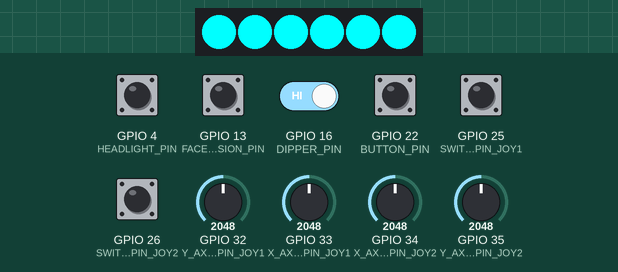
Simulated run of this sketch. Board: ESP32. Parts: 6 RGB LEDs in strip order, left to right. The inputs (shaded band) are chosen by the test bench; at power-on: GPIO 4 (HEADLIGHT_PIN), GPIO 13 (FACE_EXPRESSION_PIN), GPIO 16 (DIPPER_PIN), GPIO 22 (BUTTON_PIN), GPIO 25 (SWITCH_PIN_JOY1), GPIO 26 (SWITCH_PIN_JOY2) HIGH, GPIO 32 (Y_AXIS_PIN_JOY1) = 2048, GPIO 33 (X_AXIS_PIN_JOY1) = 2048, GPIO 34 (X_AXIS_PIN_JOY2) = 2048, GPIO 35 (Y_AXIS_PIN_JOY2) = 2048. What the sketch prints to the serial monitor is not drawn.

Above: at 1.2 s.
1.3 s: GPIO 22 (BUTTON_PIN) pulled LOW for 0.15 s
At 1.9 s:
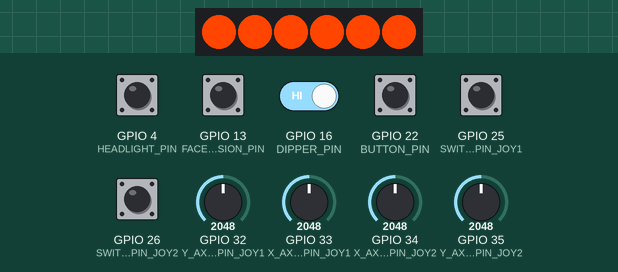
2.9 s: GPIO 22 (BUTTON_PIN) pulled LOW for 1 s
At 4.7 s:
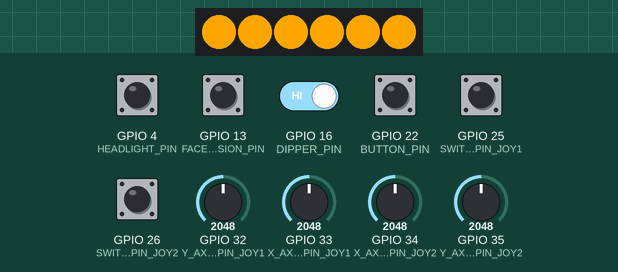
Timing chart, 0 to 6.2 s (numbered marks = the images above; inputs shaded):
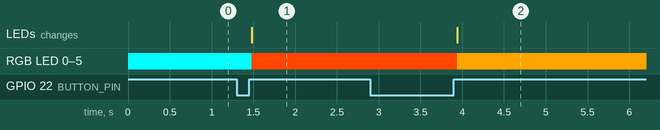

The sketch:

transmitter_code_v5.1.ino
```cpp
#include <esp_now.h>
#include <WiFi.h>
#include <FastLED.h>
#include<SPI.h>


//joystick1
#define X_AXIS_PIN_JOY1 33
#define Y_AXIS_PIN_JOY1 32
#define SWITCH_PIN_JOY1 25

//joystick2
#define X_AXIS_PIN_JOY2 34
#define Y_AXIS_PIN_JOY2 35
#define SWITCH_PIN_JOY2 26

// button pins (total 12 extra buttons====> used 3/12);
#define HEADLIGHT_PIN 4
#define FACE_EXPRESSION_PIN 13
#define DIPPER_PIN 16


// Define LED parameters
#define DATA_PIN 5    // Data pin connected to SM16703
#define NUM_LEDS 6    // Number of SM16703 LEDs connected
#define BUTTON_PIN 22 // Pin connected to the button
#define LONG_PRESS_DURATION 3000 // Duration for a long press in milliseconds (3 seconds)
#define DURATION_FADE 1000       // Duration for fading between colors

// Create LED array
CRGB leds[NUM_LEDS];

// Define colors for the fading pattern
const CRGB colors[] = {
CRGB::Red,
  CRGB(255, 69, 0),     // Red-Orange
  CRGB::Orange,
  CRGB(255, 140, 0),    // Dark Orange
  CRGB(255, 165, 0),    // Light Orange
  CRGB::Yellow,
  CRGB(255, 255, 102),  // Light Yellow
  CRGB(255, 255, 153),  // Lemon Yellow
  CRGB::Lime,
  CRGB(0, 255, 127),    // Spring Green
  CRGB::Green,
  CRGB(0, 204, 102),    // Sea Green
  CRGB(0, 153, 76),     // Dark Green
  CRGB::Teal,
  CRGB(64, 224, 208),   // Turquois
  CRGB::Cyan,
  CRGB(0, 204, 204),    // Dark Cyan
  CRGB::Blue,
  CRGB(0, 0, 255),      // Bright Blue
  CRGB(0, 0, 139),      // Dark Blue
  CRGB::Purple,
  CRGB(128, 0, 128),    // Dark Purple
  CRGB(139, 0, 139),    // Dark Magenta
  CRGB::Magenta,
  CRGB(255, 0, 255),    // Bright Magenta
  CRGB::Pink,
  CRGB(255, 20, 147),   // Deep Pink
  CRGB(255, 105, 180),  // Hot Pink
  CRGB(255, 0, 127),    // Rose
  CRGB::White,
  CRGB::Aqua,
  CRGB::Coral,
  CRGB::Gold
};

const int numColors = sizeof(colors) / sizeof(colors[0]);

// Button state variables for leds
bool buttonPressed = false;
unsigned long buttonPressTime = 0;
bool isLongPress = false;
int colorIndex = 0;
bool inFadeMode = false;


// RECEIVER MAC Addresses
uint8_t receiverMacAddress1[] = {0xC8, 0xF0, 0x9E, 0xF1, 0x8A, 0x70};
uint8_t receiverMacAddress2[] = {0xC8, 0xF0, 0x9E, 0xF1, 0x7D, 0x00};

// Structure to hold packet data
struct PacketData {
  byte xAxisValue;
  byte yAxisValue;
  byte switchPressed;
  byte headlightController; // For peer 2 only
  byte faceExpressionController; // For peer 2 only
  byte dipper; // For peer 2 only
};

PacketData data1;
PacketData data2;

// This function maps joystick values and adjusts the deadband
int mapAndAdjustJoystickDeadBandValues(int value, bool reverse)
{
  if (value >= 2200)
  {
    value = map(value, 2200, 4095, 127, 254);
  }
  else if (value <= 1800)
  {
    value = map(value, 1800, 0, 127, 0);
  }
  else
  {
    value = 127;
  }

  if (reverse)
  {
    value = 254 - value;
  }
  return value;
}

// Callback when data is sent
void OnDataSent(const uint8_t *mac_addr, esp_now_send_status_t status) {
  Serial.print("\r\nLast Packet Send Status:\t ");
  Serial.println(status == ESP_NOW_SEND_SUCCESS ? "Message sent" : "Message failed");
}

void setup() {
  Serial.begin(115200);
  WiFi.mode(WIFI_STA);

  // Init ESP-NOW
  if (esp_now_init() != ESP_OK) {
    Serial.println("Error initializing ESP-NOW");
    return;
  } else {
    Serial.println("Success: Initialized ESP-NOW");
  }

  esp_now_register_send_cb(OnDataSent);

  // Register peer 1
  esp_now_peer_info_t peerInfo1 = {};
  memcpy(peerInfo1.peer_addr, receiverMacAddress1, 6);
  peerInfo1.channel = 0;
  peerInfo1.encrypt = false;

  if (esp_now_add_peer(&peerInfo1) != ESP_OK) {
    Serial.println("Failed to add peer 1");
    return;
  } else {
    Serial.println("Success: Added peer 1");
  }

  // Register peer 2
  esp_now_peer_info_t peerInfo2 = {};
  memcpy(peerInfo2.peer_addr, receiverMacAddress2, 6);
  peerInfo2.channel = 0;
  peerInfo2.encrypt = false;

  if (esp_now_add_peer(&peerInfo2) != ESP_OK) {
    Serial.println("Failed to add peer 2");
    return;
  } else {
    Serial.println("Success: Added peer 2");
  }
  FASTLedSetup();
  pinModeSetup();


}

void loop() {
  // Data for peer 1
  data1.xAxisValue = mapAndAdjustJoystickDeadBandValues(analogRead(X_AXIS_PIN_JOY1), false);
  data1.yAxisValue = mapAndAdjustJoystickDeadBandValues(analogRead(Y_AXIS_PIN_JOY1), false);
  data1.switchPressed = digitalRead(SWITCH_PIN_JOY1) == LOW ? 1 : 0;

  // Data for peer 2
  data2.xAxisValue = mapAndAdjustJoystickDeadBandValues(analogRead(X_AXIS_PIN_JOY2), false);
  data2.yAxisValue = mapAndAdjustJoystickDeadBandValues(analogRead(Y_AXIS_PIN_JOY2), false);
  data2.switchPressed = digitalRead(SWITCH_PIN_JOY2) == LOW ? 1 : 0;
  data2.headlightController = digitalRead(HEADLIGHT_PIN) == LOW ? 1 : 0;
  data2.faceExpressionController = digitalRead(FACE_EXPRESSION_PIN) == LOW ? 1 : 0;
  data2.dipper = digitalRead(DIPPER_PIN) == LOW ? 1 : 0;
  Serial.println(data2.dipper);

  //for led control (start**************)

  if (digitalRead(BUTTON_PIN) == LOW) {
    if (!buttonPressed) {
      buttonPressed = true;
      buttonPressTime = millis();
    } else {
      if ((millis() - buttonPressTime) >= LONG_PRESS_DURATION) {
        isLongPress = true;
      }
    }
  } else {
    if (buttonPressed) {
      buttonPressed = false;
      if (isLongPress) {
        isLongPress = false;
        inFadeMode = !inFadeMode;  // Toggle fade mode
        if (!inFadeMode) {
          FastLED.clear();
          setLEDColor(CRGB::Cyan);
          FastLED.show();
        }
      } else if (!inFadeMode) {
        cycleColors();
      }
    }
  }

  if (inFadeMode) {
    executeFadeToColor();
  }

  delay(10);
  // for led control (over********)//

  // Sending data to peer 1
  esp_err_t result1 = esp_now_send(receiverMacAddress1, (uint8_t *) &data1, sizeof(data1));
  if (result1 == ESP_OK) {
    Serial.println("Sent with success to peer 1");
  } else {
    Serial.print("Error sending the data to peer 1: ");
    Serial.println(result1);
    seek_error(result1);
  }

  // Sending data to peer 2
  esp_err_t result2 = esp_now_send(receiverMacAddress2, (uint8_t *) &data2, sizeof(data2));
  if (result2 == ESP_OK) {
    Serial.println("Sent with success to peer 2");
  } else {
    Serial.print("Error sending the data to peer 2: ");
    Serial.println(result2);
    seek_error(result2);
  }

  if (data1.switchPressed == 1 || data2.switchPressed == 1) {
    delay(500);
  } else {
    delay(50);
  }
}

void FASTLedSetup(){
  //****************************************//
    // Initialize FastLED library
  FastLED.addLeds<SM16703, DATA_PIN, RGB>(leds, NUM_LEDS);

  // Set brightness (optional)
  FastLED.setBrightness(255);

  // Button setup
  pinMode(BUTTON_PIN, INPUT_PULLUP); // Use internal pull-up resistor

  // Example initialization sequence
  initializeLEDs();
  //*****************************************//

}

void initializeLEDs() {
  // Send initialization sequence if needed
  // For example, you might want to clear LEDs
  FastLED.clear();
  FastLED.show();// Refresh LEDs
  setLEDColor(CRGB::Cyan);
  FastLED.show();
}

void pinModeSetup(){
  pinMode(SWITCH_PIN_JOY1, INPUT_PULLUP);
  pinMode(SWITCH_PIN_JOY2, INPUT_PULLUP);
  pinMode(HEADLIGHT_PIN, INPUT_PULLUP);
  pinMode(FACE_EXPRESSION_PIN, INPUT_PULLUP);
  pinMode(DIPPER_PIN, INPUT_PULLUP);
}


void fadeToColor(CRGB fromColor, CRGB toColor, int duration) {
  // Interpolate between fromColor and toColor over duration
  for (int i = 0; i <= 256; ++i) {
    if (digitalRead(BUTTON_PIN) == LOW) {
      unsigned long pressStart = millis();
      while (digitalRead(BUTTON_PIN) == LOW) {
        if (millis() - pressStart > LONG_PRESS_DURATION) {
          inFadeMode = false;
          return;
        }
      }
    }
    if (!inFadeMode) return; // Exit if not in fade mode
    CRGB color = blend(fromColor, toColor, i);
    setLEDColor(color);
    FastLED.show();
    delay(duration / 256);
  }
}


void setLEDColor(CRGB color) {
  // Set color to all LEDs
  for (int i = 0; i < NUM_LEDS; ++i) {
    leds[i] = color;
  }
}

void cycleColors() {
  colorIndex = (colorIndex + 1) % numColors;
  setLEDColor(colors[colorIndex]);
  FastLED.show();
}


void executeFadeToColor() {
  for (int i = 0; i < numColors; ++i) {
    if (!inFadeMode) return; // Exit if not in fade mode
    fadeToColor(colors[i], colors[(i + 1) % numColors], DURATION_FADE);
  }
}


void seek_error(esp_err_t result) {
  if (result == ESP_ERR_ESPNOW_NOT_INIT) {
    Serial.println("ESP-NOW is not initialized");
  } else if (result == ESP_ERR_ESPNOW_ARG) {
    Serial.println("Invalid argument");
  } else if (result == ESP_ERR_ESPNOW_INTERNAL) {
    Serial.println("Internal error");
  } else if (result == ESP_ERR_ESPNOW_NO_MEM) {
    Serial.println("Out of memory");
  } else if (result == ESP_ERR_ESPNOW_NOT_FOUND) {
    Serial.println("Peer not found");
  } else if (result == ESP_ERR_ESPNOW_IF) {
    Serial.println("Interface error");
  }


}
```

Measured:
- after the input at 1.3 s, RGB LED 0–5: RGB(0, 255, 255) → RGB(255, 69, 0) after 0.18 s; the LEDs: change after 0.18 s (image 1)
- after the input at 2.9 s, RGB LED 0–5: RGB(255, 69, 0) → RGB(255, 165, 0) after 1.0 s; the LEDs: change after 1.0 s (image 2)
